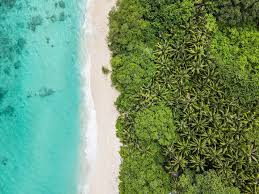
#> input picture seaNforest.jpeg, 259 x 194 px
$ jupyter execute K-means_Segmentation.ipynb   (shell and % lines are left out)
#> lines starting #> are read from the running program, lines starting #| are printed output that depends on the picture
[cell 1]
import numpy as np
import matplotlib.pyplot as plt
import cv2


image = cv2.imread('seaNforest.jpeg')
#> image is the input picture: shape (194, 259, 3); mean B, G, R 111, 147.9, 107.5

image = cv2.cvtColor(image, cv2.COLOR_BGR2RGB)

plt.figure(figsize=(20,8))
plt.imshow(image)

[cell 2]
pixel_vals = image.reshape((-1,3))

pixel_vals = np.float32(pixel_vals)

[cell 3]
criteria = (cv2.TERM_CRITERIA_EPS + cv2.TERM_CRITERIA_MAX_ITER, 100, 0.85)

k = 3
retval, labels, centers = cv2.kmeans(pixel_vals, k, None, criteria, 10, cv2.KMEANS_RANDOM_CENTERS)
#> retval = 123172891.8; centers = [[97.19, 194.3, 178.5], [220.9, 221.1, 212.3], [84.38, 100.1, 42.97]]

centers = np.uint8(centers)
#> centers = [[97, 194, 178], [220, 221, 212], [84, 100, 42]]
segmented_data = centers[labels.flatten()]

segmented_image = segmented_data.reshape((image.shape))
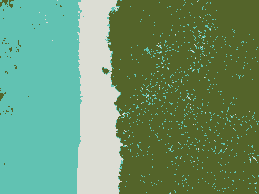
#> segmented_image: shape (194, 259, 3); mean R, G, B 107.2, 147.7, 110.3

plt.figure(figsize=(20,8))
plt.imshow(segmented_image)


$ run again, with sea.jpeg copied over seaNforest.jpeg
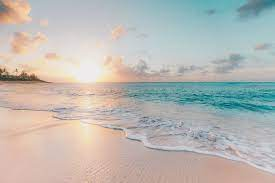
#> input picture sea.jpeg, 275 x 183 px
#> image is the input picture: shape (183, 275, 3); mean B, G, R 179.6, 184.4, 186
#> `retval, labels, centers = cv2.kmeans(pixel_vals, k, None, criteria, 10..`: retval = 47267314; centers = [[99, 147.8, 151.3], [220.3, 202.2, 190.4], [178.6, 178.4, 177.4]]
#> `centers = np.uint8(centers)`: centers = [[99, 147, 151], [220, 202, 190], [178, 178, 177]]
#> `segmented_image = segmented_data.reshape((image.shape))`:
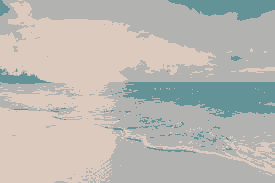
#> segmented_image: shape (183, 275, 3); mean R, G, B 185.6, 184, 179.2

$ run again, with Me.jpg copied over seaNforest.jpeg
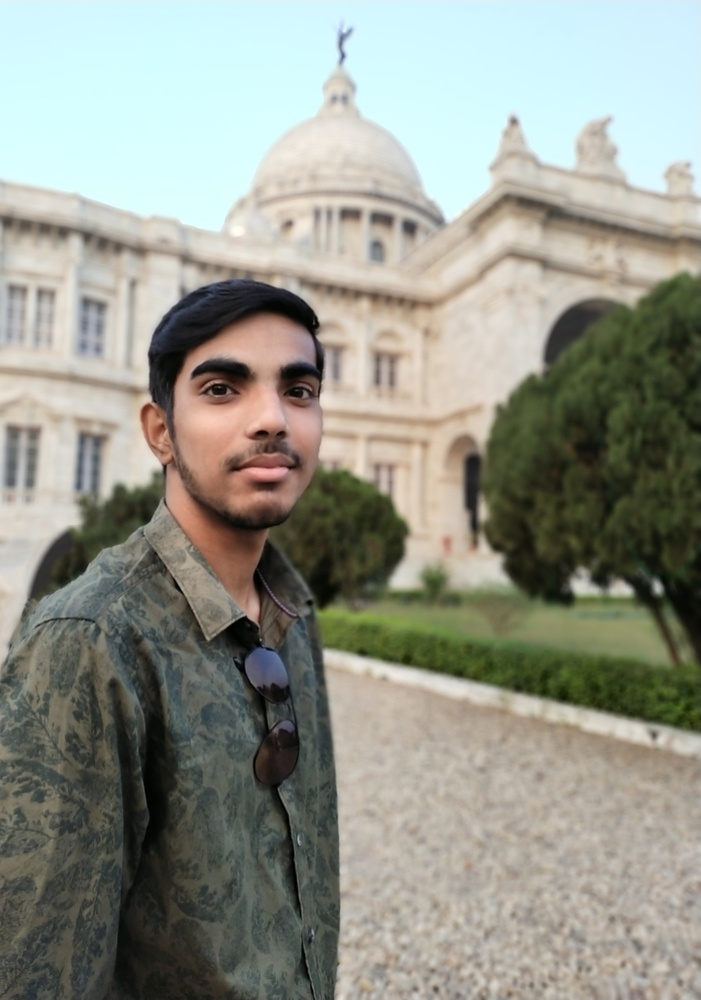
#> input picture Me.jpg, 701 x 1000 px, shrunk from 1121 x 1600 before the run
#> image is the input picture: shape (1000, 701, 3); mean B, G, R 138.2, 148.9, 146.5
#> `retval, labels, centers = cv2.kmeans(pixel_vals, k, None, criteria, 10..`: retval = 1.2e+09; centers = [[178.7, 167.4, 153.3], [216.2, 235, 233], [65.65, 67.92, 53.8]]
#> `centers = np.uint8(centers)`: centers = [[178, 167, 153], [216, 234, 233], [65, 67, 53]]
#> `segmented_image = segmented_data.reshape((image.shape))`:
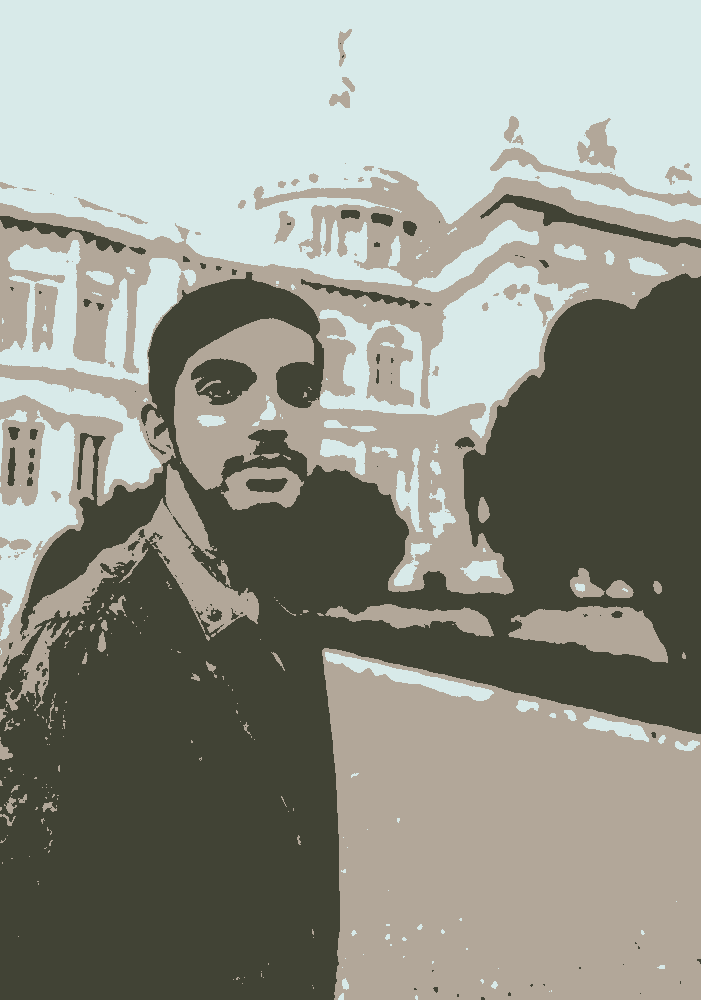
#> segmented_image: shape (1000, 701, 3); mean R, G, B 145.9, 148.2, 137.9
